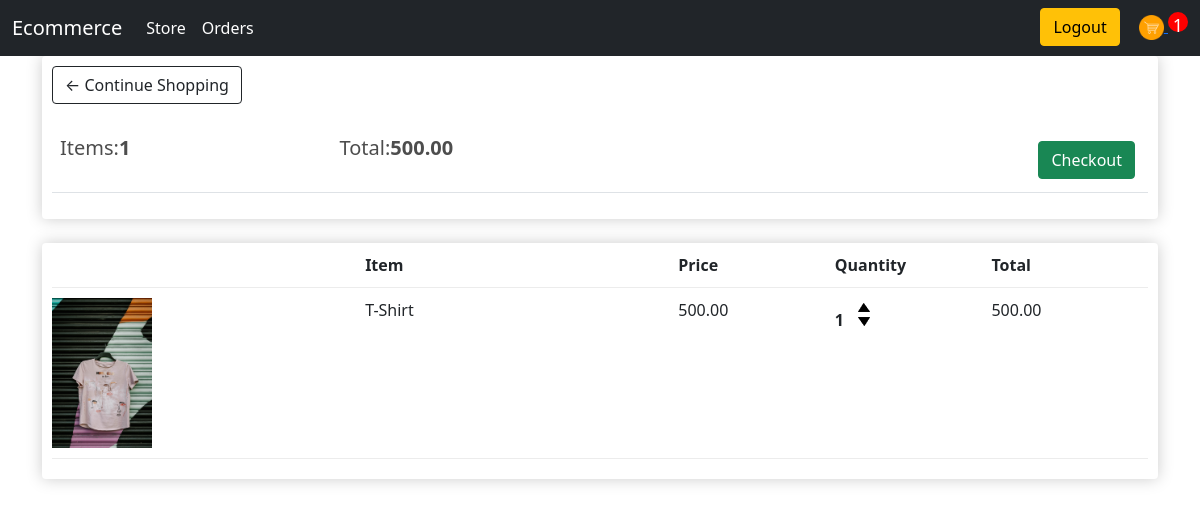
The app's page /cart/ (signed in) with its own data.
### store/models.py (models this page shows, shortened)
class Order(models.Model):
    customer = models.ForeignKey(Customer,on_delete=models.SET_NULL, null=True,blank=True)
    date_ordered = models.DateTimeField(auto_now_add=True)
    complete = models.BooleanField(default=False,null=True, blank=False)
    transaction_id = models.CharField(max_length=100, null = True)
    @property
    def get_cart_total(self):
        orderitems = self.orderitem_set.all()
        total = sum([item.get_total for item in orderitems])
        return total
    @property
    def get_cart_items(self):
        orderitems = self.orderitem_set.all()
        total = sum([item.quantity for item in orderitems])
        return total

class OrderItem(models.Model):
    product = models.ForeignKey(Product,on_delete=models.SET_NULL, null=True)
    order = models.ForeignKey(Order,on_delete=models.SET_NULL,null=True)
    quantity = models.IntegerField(default=0, null=True,blank=True)
    date_added = models.DateTimeField(auto_now_add=True)
    @property
    def get_total(self):
        total = self.product.price * self.quantity
        return total

class Product(models.Model):
    name = models.CharField(max_length=200, null=True)
    price = models.DecimalField(max_digits=7,decimal_places=2)
    digital = models.BooleanField(default=False,null=True,blank=False)
    image = models.ImageField(null=True,blank=True)
    @property
    def imageURL(self):
        try:
            url = self.image.url
        except:
            url = ''
        return url

### store/views.py (the view)
# urls.py: path('cart/',views.cart,name='cart'),
def cart(request):
    if request.user.is_authenticated:
        customer = request.user.customer
        order, created = Order.objects.get_or_create(
            customer=customer, complete=False)
        items = order.orderitem_set.all()
        cartItems = order.get_cart_items
    else:
        cookieData = cookieCart(request)
        items = cookieData['items']
        order = cookieData['order']
        cartItems = cookieData['cartItems']
    context = {'items': items, 'order': order, 'cartItems': cartItems}
    return render(request, 'store/cart.html', context)

### store/templates/store/cart.html
{%extends 'store/main.html'%}
{%load static%}
{%block content%}
    <div class="row">
        <div class="col-lg-12">
            <div class="box-element">
                <a class="btn btn-outline-dark" href="{%url 'store'%}">&#x2190; Continue Shopping</a>
                <br>
                <br>
                <table class="table">
                    <tr>
                        <th><h5>Items:<strong>{{order.get_cart_items}}</strong></h5></th>
                        <th><h5>Total:<strong>{{order.get_cart_total|floatformat:2}}</strong></h5></th>
                        <th>
                            <a style="float:right; margin:5px" class="btn btn-success" href="{% url 'checkout'%}">Checkout</a>
                        </th>
                    </tr>
                </table>
            </div>
            <br>
            <div class="box-element">
                <div class="cart-row">
                    <div style="flex:2"></div>
                    <div style="flex:2"><strong>Item</strong></div>
                    <div style="flex:1"><strong>Price</strong></div>
                    <div style="flex:1"><strong>Quantity</strong></div>
                    <div style="flex:1"><strong>Total</strong></div>
                </div>
                {%for item in items%}
                <div class="cart-row">
                    <div style="flex:2"><img class="row-image" src="{{item.product.imageURL}}" alt=""></div>
                    <div style="flex:2">{{item.product.name}}</div>
                    <div style="flex:1">{{item.product.price|floatformat:2}}</div>
                    <div style="flex:1">
                        <p class="quantity">{{item.quantity}}</p>
                        <div class="quantity">
                            <img data-product={{item.product.id}} data-action="add" class="chg-quantity update-cart" src="{%static 'images/arrow-up.png'%}">
                            <img data-product={{item.product.id}} data-action="remove" class="chg-quantity update-cart" src="{%static 'images/arrow-down.png'%}">
                        </div>
                    </div>
                    <div style="flex:1">{{item.get_total|floatformat:2}}</div>
                </div>
                {%endfor%}
            </div>
        </div>
    </div>
{%endblock%}

### static/css/main.css (style rules this page uses)
body { background-color: hsl(0, 0%, 98%); }
h1,h2,h3,h4,h5,h6 { color:hsl(0, 0%, 30%); }
.box-element { box-shadow:hsl(0, 0%, 80%) 0 0 16px; background-color: #fff; border-radius: 4px; padding: 10px; }
.col-lg-4, .col-lg-6, .col-lg-8, .col-lg-12 { margin-top: 10px; }
.row-image { width: 100px; }
.cart-row { display: flex; align-items: flex-stretch; padding-bottom: 10px; margin-bottom: 10px; border-bottom: 1px solid #ececec; }
.quantity { display: inline-block; font-weight: 700; padding-right:10px; }
.chg-quantity { width: 12px; cursor: pointer; display: block; margin-top: 5px; transition:.1s; }

### records on screen
Order: get_cart_items "1", get_cart_total "500.00"
OrderItem: product.imageURL (picture), product.name "T-Shirt", product.price "500.00", quantity "1", get_total "500.00"

### other values on screen
{{ cartItems }} "1"
